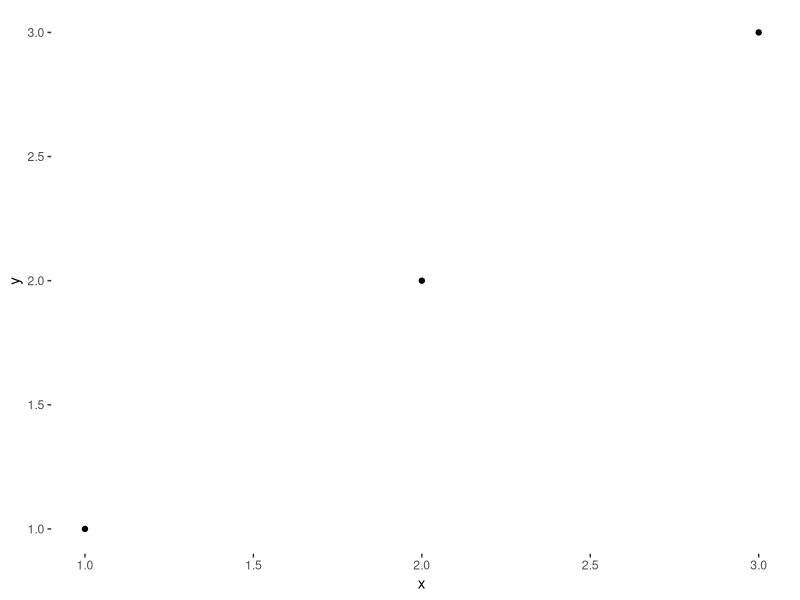
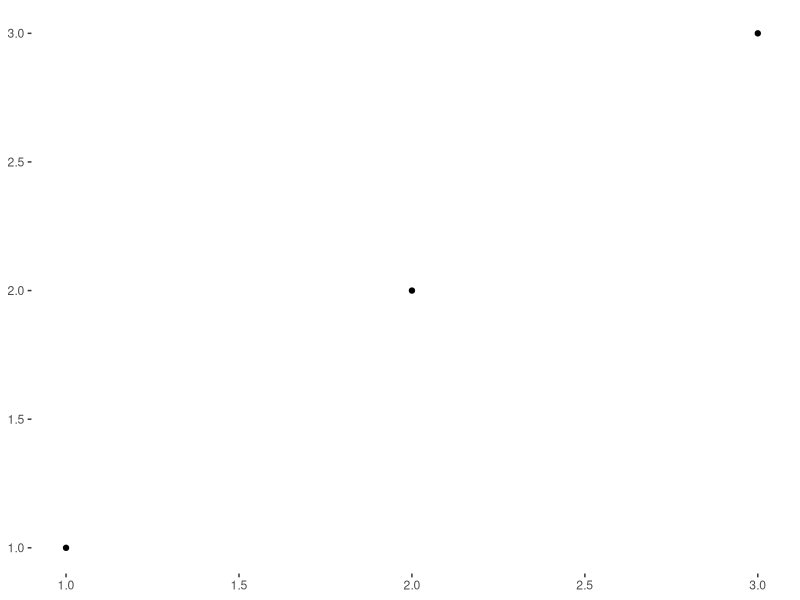

Reproduce these figures in R, in order.
library(ggplot2)

df <- data.frame(x = 1:10, y = 1:10)
base1 <- ggplot(df, aes(x, y)) + geom_point()
df <- data.frame(x = 1:3, y = 1:3)
base <- ggplot(df, aes(x, y)) + geom_point()
last_plot() + theme(panel.background = element_blank())
last_plot() + theme(
  axis.title.x = element_blank(), 
  axis.title.y = element_blank()
)
#element_rect(fill= "blue"))
